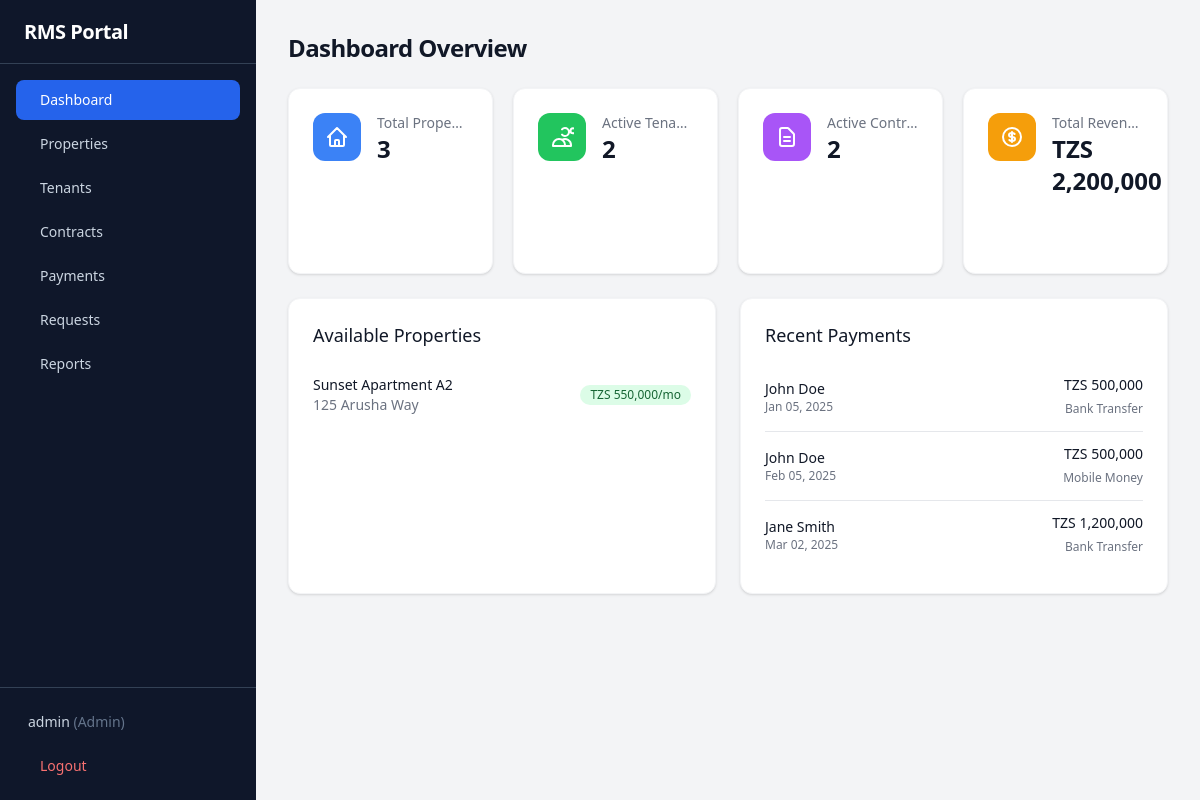
Screenshot of /index.php (signed in) with the database file from the repository.
### tables this page shows
CREATE TABLE IF NOT EXISTS users (
    id VARCHAR(20) PRIMARY KEY,
    username VARCHAR(50) UNIQUE NOT NULL,
    password VARCHAR(255) NOT NULL,
    role ENUM('admin','tenant','landlord') NOT NULL DEFAULT 'tenant',
    tenant_id VARCHAR(20) DEFAULT NULL,
    created_at TIMESTAMP DEFAULT CURRENT_TIMESTAMP
);

CREATE TABLE IF NOT EXISTS properties (
    id VARCHAR(20) PRIMARY KEY,
    title VARCHAR(255) NOT NULL,
    address TEXT NOT NULL,
    rent_amount DECIMAL(12,2) NOT NULL DEFAULT 0,
    status ENUM('available','rented','maintenance') NOT NULL DEFAULT 'available',
    created_at TIMESTAMP DEFAULT CURRENT_TIMESTAMP
);

CREATE TABLE IF NOT EXISTS payments (
    id VARCHAR(20) PRIMARY KEY,
    contract_id VARCHAR(20) NOT NULL,
    amount DECIMAL(12,2) NOT NULL DEFAULT 0,
    date DATE NOT NULL,
    method VARCHAR(50) NOT NULL DEFAULT 'bank_transfer',
    status ENUM('completed','pending') NOT NULL DEFAULT 'pending',
    control_number VARCHAR(50) DEFAULT NULL,
    created_at TIMESTAMP DEFAULT CURRENT_TIMESTAMP
);

CREATE TABLE IF NOT EXISTS tenants (
    id VARCHAR(20) PRIMARY KEY,
    name VARCHAR(255) NOT NULL,
    email VARCHAR(255) NOT NULL,
    phone VARCHAR(50) NOT NULL,
    created_at TIMESTAMP DEFAULT CURRENT_TIMESTAMP
);

### config/database.php (called while the page is built, shortened)
<?php
$DB_HOST = getenv('DB_HOST') ?: 'localhost';
$DB_NAME = getenv('DB_NAME') ?: 'rms_portal';
$DB_USER = getenv('DB_USER') ?: 'root';
$DB_PASS = getenv('DB_PASS') ?: '';
try {
    $pdo = new PDO("mysql:host=$DB_HOST;dbname=$DB_NAME;charset=utf8mb4", $DB_USER, $DB_PASS, [
        PDO::ATTR_ERRMODE => PDO::ERRMODE_EXCEPTION,
        PDO::ATTR_DEFAULT_FETCH_MODE => PDO::FETCH_ASSOC,
        PDO::ATTR_EMULATE_PREPARES => false,
    ]);
} catch (PDOException $e) {
    die("Database connection failed: " . $e->getMessage());
}
function db(): PDO {
    global $pdo;
    return $pdo;
}

### includes/helpers.php (called while the page is built, shortened)
<?php
function formatCurrency($amount): string {
    return 'TZS ' . number_format((float)$amount, 0, '.', ',');
}
function hsc($str): string {
    return htmlspecialchars($str ?? '', ENT_QUOTES, 'UTF-8');
}

### includes/auth.php (called while the page is built, shortened)
<?php
require_once __DIR__ . '/../config/database.php';
function isLoggedIn(): bool {
    return isset($_SESSION['user_id']);
}
function getCurrentUser(): ?array {
    $stmt = db()->prepare("SELECT id, username, role, tenant_id FROM users WHERE id = ?");
    $stmt->execute([$_SESSION['user_id']]);
    return $stmt->fetch() ?: null;
}

### dashboard.php (the view, shortened to what this page needs)
<?php
require_once __DIR__ . '/config/database.php';
require_once __DIR__ . '/includes/auth.php';
require_once __DIR__ . '/includes/helpers.php';
$total_properties = db()->query("SELECT COUNT(*) as cnt FROM properties")->fetch()['cnt'];
$total_tenants = db()->query("SELECT COUNT(*) as cnt FROM tenants")->fetch()['cnt'];
$active_contracts = db()->query("SELECT COUNT(*) as cnt FROM contracts WHERE status='active'")->fetch()['cnt'];
$total_revenue = db()->query("SELECT COALESCE(SUM(amount), 0) as total FROM payments WHERE status='completed'")->fetch()['total'];
$available = db()->query("SELECT * FROM properties WHERE status='available' ORDER BY title")->fetchAll();
$recent_payments = db()->query("
    SELECT p.*, c.tenant_id, t.name as tenant_name
    FROM payments p
    JOIN contracts c ON c.id = p.contract_id
    JOIN tenants t ON t.id = c.tenant_id
    ORDER BY p.created_at DESC LIMIT 5
")->fetchAll();
?>
<div class="space-y-6">
    <h1 class="text-2xl font-bold tracking-tight text-gray-900">Dashboard Overview</h1>
    <div class="grid grid-cols-1 gap-5 sm:grid-cols-2 lg:grid-cols-4">
        <div class="relative overflow-hidden rounded-xl bg-white px-4 pt-5 pb-12 shadow sm:px-6 sm:pt-6 border border-gray-100">
            <dt><div class="absolute rounded-xl bg-blue-500 p-3"><svg class="w-6 h-6 text-white" fill="none" stroke="currentColor" viewBox="0 0 24 24"><path stroke-linecap="round" stroke-linejoin="round" stroke-width="2" d="M3 12l2-2m0 0l7-7 7 7M5 10v10a1 1 0 001 1h3m10-11l2 2m-2-2v10a1 1 0 01-1 1h-3m-6 0a1 1 0 001-1v-4a1 1 0 011-1h2a1 1 0 011 1v4a1 1 0 001 1m-6 0h6"/></svg></div>
                <p class="ml-16 truncate text-sm font-medium text-gray-500">Total Properties</p></dt>
            <dd class="ml-16 flex items-baseline pb-6 sm:pb-7"><p class="text-2xl font-semibold text-gray-900"><?= $total_properties ?></p></dd>
        </div>
        <div class="relative overflow-hidden rounded-xl bg-white px-4 pt-5 pb-12 shadow sm:px-6 sm:pt-6 border border-gray-100">
            <dt><div class="absolute rounded-xl bg-green-500 p-3"><svg class="w-6 h-6 text-white" fill="none" stroke="currentColor" viewBox="0 0 24 24"><path stroke-linecap="round" stroke-linejoin="round" stroke-width="2" d="M12 4.354a4 4 0 110 5.292M15 21H3v-1a6 6 0 0112 0v1zm0 0h6v-1a6 6 0 00-9-5.197m13.5-9a2.5 2.5 0 11-5 0 2.5 2.5 0 015 0z"/></svg></div>
                <p class="ml-16 truncate text-sm font-medium text-gray-500">Active Tenants</p></dt>
            <dd class="ml-16 flex items-baseline pb-6 sm:pb-7"><p class="text-2xl font-semibold text-gray-900"><?= $total_tenants ?></p></dd>
        </div>
        <div class="relative overflow-hidden rounded-xl bg-white px-4 pt-5 pb-12 shadow sm:px-6 sm:pt-6 border border-gray-100">
            <dt><div class="absolute rounded-xl bg-purple-500 p-3"><svg class="w-6 h-6 text-white" fill="none" stroke="currentColor" viewBox="0 0 24 24"><path stroke-linecap="round" stroke-linejoin="round" stroke-width="2" d="M9 12h6m-6 4h6m2 5H7a2 2 0 01-2-2V5a2 2 0 012-2h5.586a1 1 0 01.707.293l5.414 5.414a1 1 0 01.293.707V19a2 2 0 01-2 2z"/></svg></div>
                <p class="ml-16 truncate text-sm font-medium text-gray-500">Active Contracts</p></dt>
            <dd class="ml-16 flex items-baseline pb-6 sm:pb-7"><p class="text-2xl font-semibold text-gray-900"><?= $active_contracts ?></p></dd>
        </div>
        <div class="relative overflow-hidden rounded-xl bg-white px-4 pt-5 pb-12 shadow sm:px-6 sm:pt-6 border border-gray-100">
            <dt><div class="absolute rounded-xl bg-amber-500 p-3"></div>
                <p class="ml-16 truncate text-sm font-medium text-gray-500">Total Revenue</p></dt>
            <dd class="ml-16 flex items-baseline pb-6 sm:pb-7"><p class="text-2xl font-semibold text-gray-900"><?= formatCurrency($total_revenue) ?></p></dd>
        </div>
    </div>
    <div class="grid grid-cols-1 gap-6 lg:grid-cols-2">
        <div class="bg-white p-6 rounded-xl shadow border border-gray-100">
            <h3 class="text-lg font-medium leading-6 text-gray-900 mb-4">Available Properties</h3>
            <?php if (count($available) > 0): ?>
            <ul class="divide-y divide-gray-200">
                <?php foreach ($available as $prop): ?>
                <li class="py-3 flex justify-between items-center">
                    <div>
                        <p class="text-sm font-medium text-gray-900"><?= hsc($prop['title']) ?></p>
                        <p class="text-sm text-gray-500"><?= hsc($prop['address']) ?></p>
                    </div>
                    <span class="inline-flex items-center rounded-full bg-green-100 px-2.5 py-0.5 text-xs font-medium text-green-800"><?= formatCurrency($prop['rent_amount']) ?>/mo</span>
                </li>
                <?php endforeach; ?>
            </ul>
            <?php else: ?>
            <p class="text-sm text-gray-500 text-center py-4">No available properties at the moment.</p>
            <?php endif; ?>
        </div>
        <div class="bg-white p-6 rounded-xl shadow border border-gray-100">
            <h3 class="text-lg font-medium leading-6 text-gray-900 mb-4">Recent Payments</h3>
            <ul class="divide-y divide-gray-200">
                <?php foreach ($recent_payments as $payment): ?>
                <li class="py-3 flex justify-between items-center">
                    <div>
                        <p class="text-sm font-medium text-gray-900"><?= hsc($payment['tenant_name'] ?? 'Unknown Tenant') ?></p>
                        <p class="text-xs text-gray-500"><?= date('M d, Y', strtotime($payment['date'])) ?></p>
                    </div>
                    <div class="text-right">
                        <p class="text-sm font-medium text-gray-900"><?= formatCurrency($payment['amount']) ?></p>
                        <span class="text-xs text-gray-500 capitalize"><?= str_replace('_', ' ', $payment['method']) ?></span>
                    </div>
                </li>
                <?php endforeach; ?>
            </ul>
        </div>
    </div>
</div>
<?php
$content = ob_get_clean();
require __DIR__ . '/includes/layout.php';

### index.php (shortened to what this page needs)
<?php
require_once __DIR__ . '/config/database.php';
require_once __DIR__ . '/includes/auth.php';
require_once __DIR__ . '/includes/helpers.php';
$user = getCurrentUser();
if ($user['role'] === 'admin') {
    require __DIR__ . '/dashboard.php';
} elseif ($user['role'] === 'landlord') {
    require __DIR__ . '/landlord_dashboard.php';
} else {
    require __DIR__ . '/tenant_dashboard.php';
}

### includes/layout.php (shortened to what this page needs)
<?php
require_once __DIR__ . '/auth.php';
require_once __DIR__ . '/helpers.php';
$user = getCurrentUser();
$current_page = basename($_SERVER['PHP_SELF'], '.php') ?: 'index';
$current_action = $_GET['action'] ?? '';
$admin_links = [
    ['name' => 'Dashboard', 'path' => 'index.php', 'icon' => 'dashboard'],
    ['name' => 'Properties', 'path' => 'properties.php', 'icon' => 'building'],
    ['name' => 'Tenants', 'path' => 'tenants.php', 'icon' => 'users'],
    ['name' => 'Contracts', 'path' => 'contracts.php', 'icon' => 'file-text'],
    ['name' => 'Payments', 'path' => 'payments.php', 'icon' => 'credit-card'],
    ['name' => 'Requests', 'path' => 'requests.php', 'icon' => 'message-square'],
    ['name' => 'Reports', 'path' => 'reports.php', 'icon' => 'bar-chart'],
];
$landlord_links = [
    ['name' => 'Dashboard', 'path' => 'index.php', 'icon' => 'dashboard'],
    ['name' => 'My Properties', 'path' => 'properties.php', 'icon' => 'building'],
    ['name' => 'Tenants', 'path' => 'tenants.php', 'icon' => 'users'],
    ['name' => 'Contracts', 'path' => 'contracts.php', 'icon' => 'file-text'],
    ['name' => 'Payments', 'path' => 'payments.php', 'icon' => 'credit-card'],
    ['name' => 'Requests', 'path' => 'requests.php', 'icon' => 'message-square'],
    ['name' => 'Reports', 'path' => 'reports.php', 'icon' => 'bar-chart'],
];
$tenant_links = [
    ['name' => 'My Dashboard', 'path' => 'index.php', 'icon' => 'dashboard', 'action' => ''],
    ['name' => 'Pay Rent (Control No.)', 'path' => 'index.php?action=generate_control_number', 'icon' => 'credit-card', 'action' => 'generate_control_number'],
    ['name' => 'Renew Contract', 'path' => 'index.php?action=extension', 'icon' => 'file-text', 'action' => 'extension'],
    ['name' => 'Report Issue (Repair)', 'path' => 'index.php?action=maintenance', 'icon' => 'wrench', 'action' => 'maintenance'],
    ['name' => 'Notice to Vacate', 'path' => 'index.php?action=move_out', 'icon' => 'file-output', 'action' => 'move_out'],
];
if ($user['role'] === 'admin') {
    $links = $admin_links;
} elseif ($user['role'] === 'landlord') {
    $links = $landlord_links;
} else {
    $links = $tenant_links;
}
?>
<!DOCTYPE html>
<html lang="en">
<head>
    <script src="https://cdn.tailwindcss.com"></script>
</head>
<body class="bg-gray-100">
<div class="min-h-screen flex" x-data="{ sidebarOpen: false }">
    <aside class="fixed lg:static inset-y-0 left-0 z-30 w-64 bg-slate-900 transform transition-transform duration-200 ease-in-out -translate-x-full lg:translate-x-0 flex flex-col"
           x-bind:class="sidebarOpen ? 'translate-x-0' : '-translate-x-full lg:translate-x-0'">
        <div class="h-16 flex items-center justify-between px-6 border-b border-slate-700">
            <h1 class="text-xl font-bold text-white tracking-tight">RMS Portal</h1>
        </div>
        <nav class="flex-1 px-4 py-4 space-y-1 overflow-y-auto">
            <?php foreach ($links as $link):
                $is_active = false;
                if (isset($link['action'])) {
                    $is_active = $current_page === 'index' && $current_action === $link['action'];
                    if ($link['action'] === '') {
                        $is_active = $current_page === 'index' && $current_action === '';
                    }
                } else {
                    $is_active = $current_page === basename($link['path'], '.php');
                }
            ?>
            <a href="<?= $link['path'] ?>"
               class="flex items-center px-3 py-2.5 text-sm font-medium rounded-lg transition-colors <?= $is_active ? 'bg-blue-600 text-white' : 'text-slate-300 hover:bg-slate-800 hover:text-white' ?>">
                <?= $link['name'] ?>
            </a>
            <?php endforeach; ?>
        </nav>
        <div class="p-4 border-t border-slate-700">
            <div class="flex items-center px-3 py-2 text-sm text-slate-300">
                <span class="truncate flex-1"><?= hsc($user['username']) ?> <span class="text-slate-500 capitalize">(<?= $user['role'] ?>)</span></span>
            </div>
            <a href="logout.php"
               class="mt-2 w-full flex items-center px-3 py-2 text-sm font-medium text-red-400 rounded-lg hover:bg-slate-800 transition-colors">
                Logout
            </a>
        </div>
    </aside>
    <main class="flex-1 flex flex-col min-w-0">
        <div class="flex-1 overflow-y-auto p-4 sm:p-6 lg:p-8">
            <div class="max-w-7xl mx-auto">
                <?= $content ?? '' ?>
            </div>
        </div>
    </main>
</div>
</body>
</html>

### rows the page displays
users: username "admin", role "Admin"
properties: title "Sunset Apartment A2", address "125 Arusha Way", rent_amount "TZS 550,000"
payments: tenants.name "John Doe", date "Jan 05, 2025", amount "TZS 500,000", method "Bank Transfer"
payments: tenants.name "John Doe", date "Feb 05, 2025", amount "TZS 500,000", method "Mobile Money"
payments: tenants.name "Jane Smith", date "Mar 02, 2025", amount "TZS 1,200,000", method "Bank Transfer"

### other values shown
$link['name'] "Dashboard"
$link['name'] "Properties"
$link['name'] "Tenants"
$link['name'] "Contracts"
$link['name'] "Payments"
$link['name'] "Requests"
$link['name'] "Reports"
$total_properties "3"
$total_tenants "2"
$active_contracts "2"
formatCurrency($total_revenue) "TZS 2,200,000"
